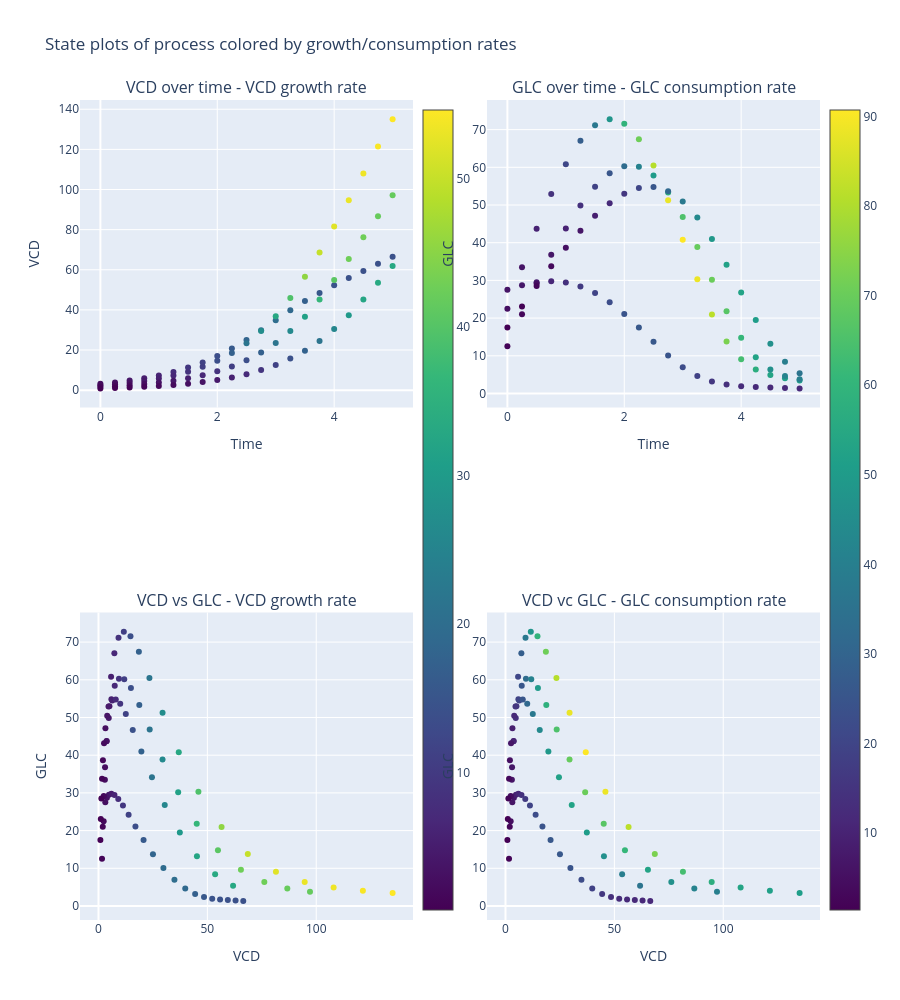

Here is the notebook cell this chart was saved with:
### Code cell
#@title Plot the states coloured by the estimated rates
# Plot scatterplots for VCD and GLC, color by derivative
fig = make_subplots(rows=2, cols=2, subplot_titles=("VCD over time - VCD growth rate","GLC over time - GLC consumption rate","VCD vs GLC - VCD growth rate","VCD vc GLC - GLC consumption rate" ))
fig.add_trace(go.Scatter(x=np.repeat(t,NUM_RUNS),y=vcd.flatten(),mode='markers',marker=dict(color=g.flatten(),colorscale=px.colors.sequential.Viridis,showscale=True,colorbar=dict(len=1.0, x=0.45)),),row=1,col=1)
fig.add_trace(go.Scatter(x=np.repeat(t,NUM_RUNS),y=glc.flatten(),mode='markers',marker=dict(color=k.flatten(),colorscale=px.colors.sequential.Viridis,showscale=True,colorbar=dict(len=1.0, x=1.0)),),row=1,col=2)
fig.add_trace(go.Scatter(x=vcd.flatten(),y=glc.flatten(),mode='markers',marker=dict(color=g.flatten(),colorscale=px.colors.sequential.Viridis),),row=2,col=1)
fig.add_trace(go.Scatter(x=vcd.flatten(),y=glc.flatten(),mode='markers',marker=dict(color=k.flatten(),colorscale=px.colors.sequential.Viridis),),row=2,col=2)
fig.update_layout(title_text = "State plots of process colored by growth/consumption rates",showlegend=False,height=1000)
fig.update_xaxes(title_text="Time", row=1, col=1), fig.update_yaxes(title_text="VCD", row=1, col=1)
fig.update_xaxes(title_text="Time", row=1, col=2), fig.update_yaxes(title_text="GLC", row=1, col=2)
fig.update_xaxes(title_text="VCD", row=2, col=1), fig.update_yaxes(title_text="GLC", row=2, col=1)
fig.update_xaxes(title_text="VCD", row=2, col=2), fig.update_yaxes(title_text="GLC", row=2, col=2)
fig.show()
